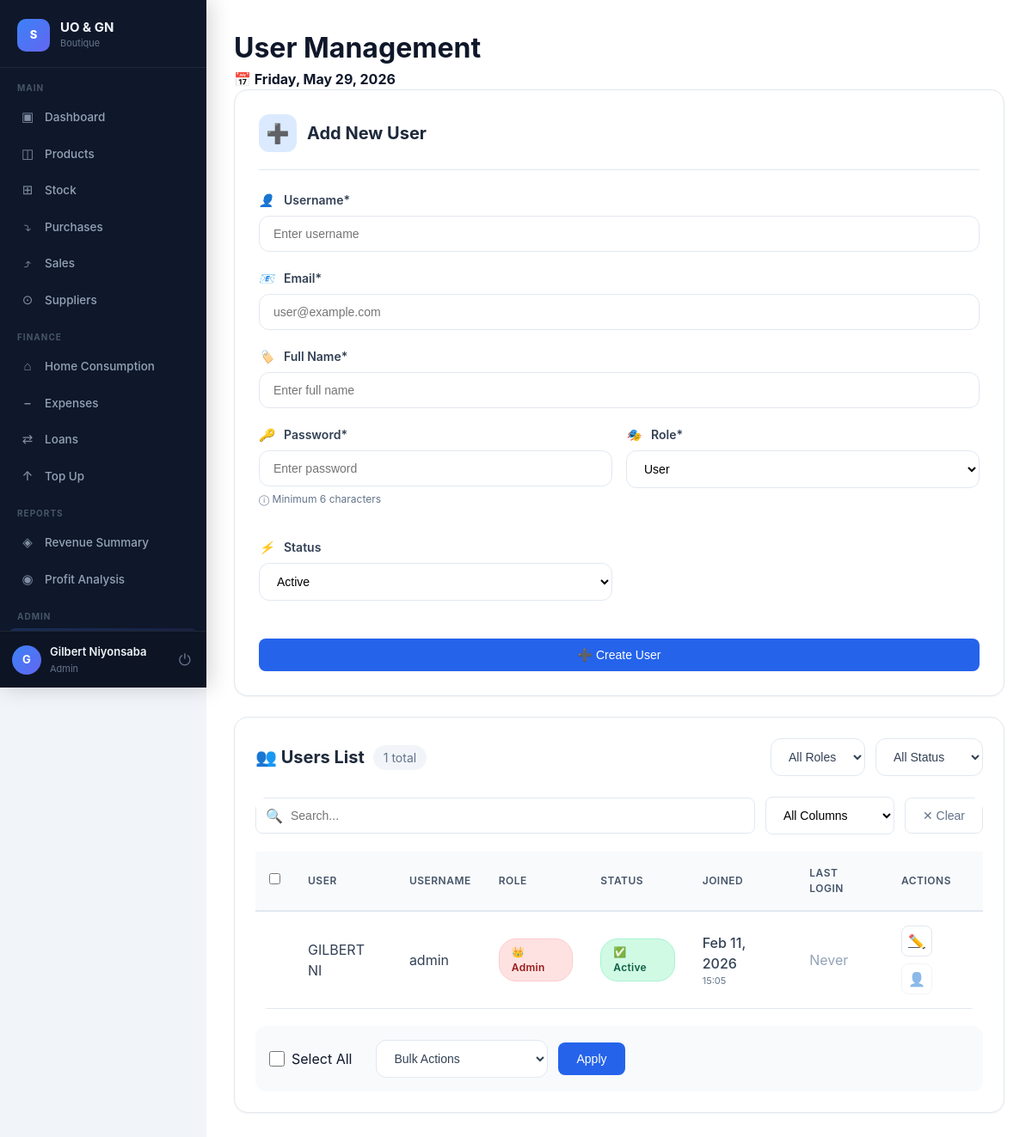
/users.php (signed in), run on the app's committed database.
### tables this page shows
CREATE TABLE `users` (
  `id` int(11) NOT NULL,
  `username` varchar(50) NOT NULL,
  `password` varchar(255) NOT NULL,
  `full_name` varchar(100) DEFAULT NULL,
  `role` enum('admin','manager','user') DEFAULT 'user',
  `created_at` timestamp NOT NULL DEFAULT current_timestamp(),
  `status` enum('active','inactive','suspended','') NOT NULL,
  `last_login` datetime DEFAULT NULL,
  `email` varchar(60) DEFAULT NULL
);

### users.php (the view, shortened to what this page needs)
<?php
require_once 'config.php';
$users_query = "SELECT * FROM users ORDER BY created_at DESC";
$users_result = mysqli_query($conn, $users_query);
$edit_user = null;
?>
<!DOCTYPE html>
<html lang="en">
<head>
    <link rel="stylesheet" href="css/style.css">
  <link rel="stylesheet" href="css/user.css">
</head>
<body>
    <div class="dashboard-container">
        <?php include 'sidebar.php'; ?>
        <div class="main-content">
            <div class="dashboard-header">
                <h1>User Management</h1>
                <div class="date-display">
                    <strong>📅 <?php echo date('l, F j, Y'); ?></strong>
                </div>
            </div>
            <div class="user-management-container">
                <div class="user-form-card">
                    <div class="user-form-header">
                        <div class="form-icon">
                            <?php echo $edit_user ? '✏️' : '➕'; ?>
                        </div>
                        <h2><?php echo $edit_user ? 'Edit User' : 'Add New User'; ?></h2>
                    </div>
                    <form method="POST" action="" id="userForm" onsubmit="return validateUserForm()">
                            <div class="form-group">
                                <label><i>👤</i> Username*</label>
                                <input type="text" name="username" id="username" required
                                       value="<?php echo $edit_user ? htmlspecialchars($edit_user['username']) : ''; ?>"
                                       placeholder="Enter username">
                            </div>
                            <div class="form-group">
                                <label><i>📧</i> Email*</label>
                                <input type="email" name="email" id="email" required
                                       value="<?php echo $edit_user ? htmlspecialchars($edit_user['email']) : ''; ?>"
                                       placeholder="user@example.com">
                            </div>
                        <div class="form-group">
                            <label><i>🏷️</i> Full Name*</label>
                            <input type="text" name="full_name" id="full_name" required
                                   value="<?php echo $edit_user ? htmlspecialchars($edit_user['full_name']) : ''; ?>"
                                   placeholder="Enter full name">
                        </div>
                        <div class="form-row">
                            <div class="form-group">
                                <label><i>🔑</i> <?php echo $edit_user ? 'New Password' : 'Password*'; ?></label>
                                <input type="password" name="password" id="password"
                                       <?php echo $edit_user ? '' : 'required'; ?>
                                       placeholder="<?php echo $edit_user ? 'Leave blank to keep current' : 'Enter password'; ?>">
                                <?php if ($edit_user): ?>
                                    <div class="password-hint">
                                        ⓘ Leave blank to keep current password
                                    </div>
                                <?php else: ?>
                                    <div class="password-hint">
                                        ⓘ Minimum 6 characters
                                    </div>
                                <?php endif; ?>
                            </div>
                            <div class="form-group">
                                <label><i>🎭</i> Role*</label>
                                <select name="role" id="role" required>
                                    <option value="user" <?php echo ($edit_user && $edit_user['role'] == 'user') ? 'selected' : ''; ?>>User</option>
                                </select>
                            </div>
                        </div>
                        <div class="form-row">
                            <div class="form-group">
                                <label><i>⚡</i> Status</label>
                                <select name="status" id="status">
                                    <option value="active" <?php echo ($edit_user && $edit_user['status'] == 'active') ? 'selected' : ''; ?>>Active</option>
                                </select>
                            </div>
                        </div>
                        <div style="display: flex; gap: 12px; margin-top: 24px;">
                            <button type="submit" name="<?php echo $edit_user ? 'edit_user' : 'add_user'; ?>"
                                    class="btn btn-primary" style="flex: 1;">
                                <?php echo $edit_user ? '✏️ Update User' : '➕ Create User'; ?>
                            </button>
                        </div>
                    </form>
                </div>
                <div class="user-table-container">
                    <div class="user-table-header">
                        <h2>
                            <span>👥 Users List</span>
                            <span style="font-size: 14px; font-weight: normal; color: var(--gray-500); background: var(--gray-100); padding: 4px 12px; border-radius: 20px;">
                                <?php echo mysqli_num_rows($users_result); ?> total
                            </span>
                        </h2>
                        <div class="table-actions">
                            <select class="filter-dropdown" id="roleFilter" onchange="filterUsers()">
                                <option value="all">All Roles</option>
                            </select>
                            <select class="filter-dropdown" id="statusFilter" onchange="filterUsers()">
                                <option value="all">All Status</option>
                            </select>
                        </div>
                    </div>
                    <form method="POST" action="" id="bulkActionForm">
                        <div class="table-responsive">
                            <table class="user-table" id="usersTable">
                                <thead>
                                    <tr>
                                        <th width="40">
                                            <input type="checkbox" id="selectAll" onclick="toggleSelectAll()">
                                        </th>
                                        <th>User</th>
                                         <th>UserName</th>
                                        <th>Role</th>
                                        <th>Status</th>
                                        <th>Joined</th>
                                        <th>Last Login</th>
                                        <th>Actions</th>
                                    </tr>
                                </thead>
                                <tbody>
                                    <?php
                                    mysqli_data_seek($users_result, 0);
                                    while($user = mysqli_fetch_assoc($users_result)):
                                    ?>
                                    <tr>
                                        <td>
                                        </td>
                                        <td>
                                              <?php echo strtoupper(substr($user['full_name'], 0, 10)); ?>
                                        </td>
                                         <td>
                                              <?php echo $user['username']; ?>
                                        </td>
                                        <td>
                                            <span class="role-badge <?php echo $user['role']; ?>">
                                                <?php
                                                if ($user['role'] == 'admin') echo '👑 Admin';
                                                elseif ($user['role'] == 'manager') echo '📊 Manager';
                                                else echo '👤 User';
                                                ?>
                                            </span>
                                        </td>
                                        <td>
                                            <span class="status-badge <?php echo $user['status']; ?>">
                                                <?php
                                                if ($user['status'] == 'active') echo '✅ Active';
                                                elseif ($user['status'] == 'inactive') echo '⏸️ Inactive';
                                                else echo '🚫 Suspended';
                                                ?>
                                            </span>
                                        </td>
                                        <td>
                                            <div style="display: flex; flex-direction: column;">
                                                <span style="font-weight: 500;"><?php echo date('M d, Y', strtotime($user['created_at'])); ?></span>
                                                <span style="font-size: 11px; color: var(--gray-500);"><?php echo date('H:i', strtotime($user['created_at'])); ?></span>
                                            </div>
                                        </td>
                                        <td>
                                            <?php if ($user['last_login']): ?>
                                                <div style="display: flex; flex-direction: column;">
                                                    <span style="font-weight: 500;"><?php echo date('M d, Y', strtotime($user['last_login'])); ?></span>
                                                    <span style="font-size: 11px; color: var(--gray-500);"><?php echo date('H:i', strtotime($user['last_login'])); ?></span>
                                                </div>
                                            <?php else: ?>
                                                <span style="color: var(--gray-400);">Never</span>
                                            <?php endif; ?>
                                        </td>
                                        <td>
                                            <div class="action-buttons">
                                                <a href="?edit=<?php echo $user['id']; ?>" class="btn-icon edit" title="Edit User">
                                                    ✏️
                                                </a>
                                                <?php if ($user['id'] != $_SESSION['user_id']): ?>
                                                    <form method="POST" action="" style="display: inline;" onsubmit="return confirmDelete('<?php echo addslashes($user['full_name']); ?>')">
                                                        <input type="hidden" name="user_id" value="<?php echo $user['id']; ?>">
                                                        <button type="submit" name="delete_user" class="btn-icon delete" title="Delete User">
                                                            🗑️
                                                        </button>
                                                    </form>
                                                    <form method="POST" action="" style="display: inline;">
                                                        <input type="hidden" name="user_id" value="<?php echo $user['id']; ?>">
                                                        <input type="hidden" name="current_status" value="<?php echo $user['status']; ?>">
                                                        <button type="submit" name="toggle_status" class="btn-icon toggle" title="<?php echo $user['status'] == 'active' ? 'Deactivate' : 'Activate'; ?> User">
                                                            <?php echo $user['status'] == 'active' ? '⏸️' : '▶️'; ?>
                                                        </button>
                                                    </form>
                                                <?php else: ?>
                                                    <span class="btn-icon" style="opacity: 0.5; cursor: not-allowed;" title="Current User">
                                                        👤
                                                    </span>
                                                <?php endif; ?>
                                            </div>
                                        </td>
                                    </tr>
                                    <?php endwhile; ?>
                                </tbody>
                            </table>
                        </div>
                        <div class="bulk-actions">
                            <div class="select-all">
                                <input type="checkbox" id="selectAllBottom" onclick="toggleSelectAll()">
                                <label for="selectAllBottom">Select All</label>
                            </div>
                            <select name="bulk_action" id="bulkAction" class="filter-dropdown" required>
                                <option value="">Bulk Actions</option>
                            </select>
                            <button type="submit" name="bulk_action_submit" class="btn btn-primary" onclick="return confirmBulkAction()">
                                Apply
                            </button>
                        </div>
                    </form>
                </div>
            </div>
        </div>
    </div>
</body>
</html>

### data on the page
users: full_name "GILBERT NI", username "admin", role "👑 Admin", status "✅ Active", created_at "Feb 11, 2026", created_at "15:05", shows "Never"

### other printed values
$section['label'] "MAIN"
$item['icon'] "▣"
$item['label'] "Dashboard"
$item['icon'] "◫"
$item['label'] "Products"
$item['icon'] "⊞"
$item['label'] "Stock"
$item['icon'] "⤵"
$item['label'] "Purchases"
$item['icon'] "⤴"
$item['label'] "Sales"
$item['icon'] "⊙"
$item['label'] "Suppliers"
$section['label'] "FINANCE"
$item['icon'] "⌂"
